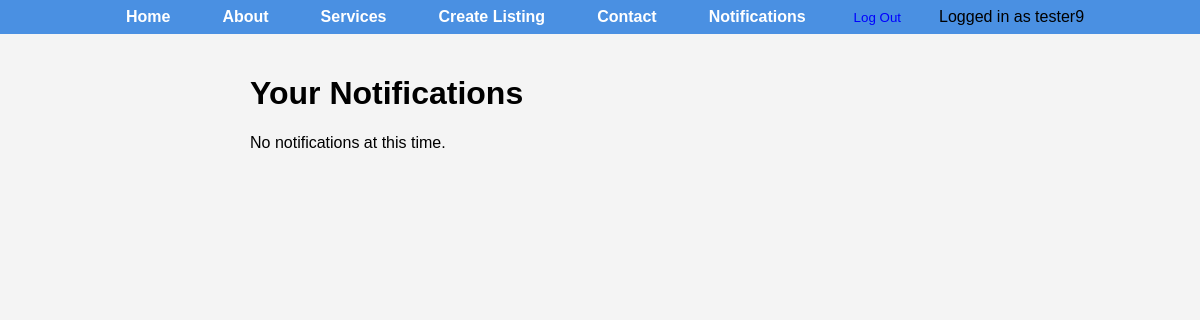
Before: /notifications/ (signed in) with the older database file.
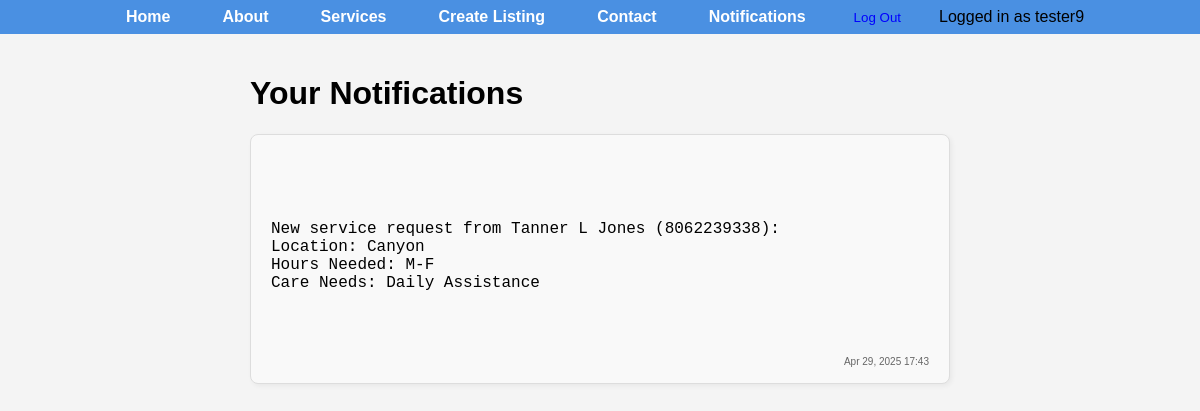
After: the same page with the newer database file.
### core/models.py (models this page shows, shortened)
class Notification(models.Model):
    user       = models.ForeignKey(User, on_delete=models.CASCADE)
    message    = models.TextField()
    timestamp  = models.DateTimeField(auto_now_add=True)
    is_read    = models.BooleanField(default=False)

### core/views.py (the view)
# urls.py: path('notifications/', views.notification_page, name='notifications'),
@login_required
def notification_page(request):
    qs = Notification.objects.filter(user=request.user).order_by('-timestamp')
    qs.filter(is_read=False).update(is_read=True)
    return render(request, 'notifications.html', {'notifications': qs})

### templates/notifications.html (shortened to what this page needs)
{% extends "base.html" %}
{% block content %}
  <div class="notifications-page">
    <h1>Your Notifications</h1>
    {% for note in notifications %}
      <div class="notification-card {% if not note.is_read %}unread{% endif %}">
        <div class="notification-content">
          <pre>{{ note.message }}</pre>
        </div>
        <div class="notification-footer">
          <small>{{ note.timestamp|date:"M d, Y H:i" }}</small>
        </div>
      </div>
    {% empty %}
      <p>No notifications at this time.</p>
    {% endfor %}
  </div>
{% endblock %}

Changed rows visible on the page:
added Notification: message "New service request from Tanner L Jones (8062239338): Location: Canyon Hours Needed: M-F Care Needs: Daily Assistance", timestamp "Apr 29, 2025 17:43"
Other visible differences:
text no longer shown: "No notifications at this time."
